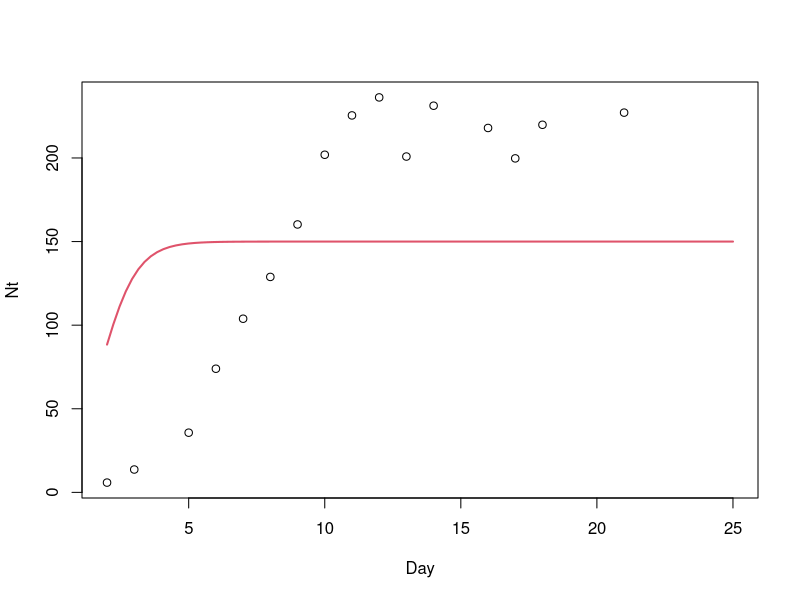
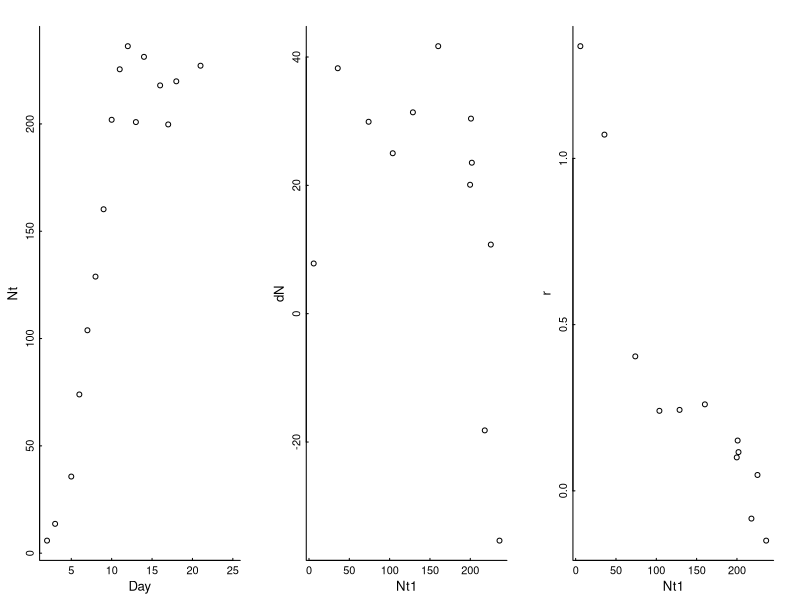

These charts were generated, in order, by the following R code:
## ---- chunk 1
knitr::opts_chunk$set(echo = TRUE, warnings = FALSE, message = FALSE)
## ---- chunk 2
pars <- function(...){
    par(mar = c(3,3,2,2), bty = "l", mgp = c(1.5,.25,0),
        tck = 0.01, cex.lab = 1.2, ...)
}
## ---- chunk 3
p <- read.csv("paramecium.csv")
## ---- chunk 4
head(p)
## ---- chunk 5
N.logistic <- function(x, N0, K, r0) K/(1 + ((K - N0)/N0)*exp(-r0*x))
## ---- chunk 6
p <- read.csv("paramecium.csv")
N.logistic <- function(x, N0, K, r0) K/(1 + ((K - N0)/N0)*exp(-r0*x))

# try different values!
N0 <- 10
K <- 150
r0 <- 1.5
plot(Nt~Day, data = p)
curve(N.logistic(x, N0, K, r0), add = TRUE, col = 2, lwd = 2)
## ---- chunk 7
pars(); par(mfrow = c(1,3))
plot(Nt~Day, data = p)
plot(dN~Nt1, data = p)
plot(r~Nt1, data = p)
## ---- chunk 8
lm(r ~ Nt1, data = p)
## ---- chunk 9
r.lm <- lm(r ~ Day, data = p)
summary(r.lm)
## ---- chunk 10

p <- read.csv("paramecium.csv")
N.logistic <- function(x, N0, K, r0) K/(1 + ((K - N0)/N0)*exp(-r0*x))

nls(Nt ~ N.logistic(Day, N0, K, r0), data = p, 
    start = list(N0 = 1, K = 200, r0 = 1.75))
## ---- chunk 11
summary(nls(Nt ~ N.logistic(Day, N0, K, r0), data = p, 
    start = list(N0 = 1, K = 100, r0 = 1)))
